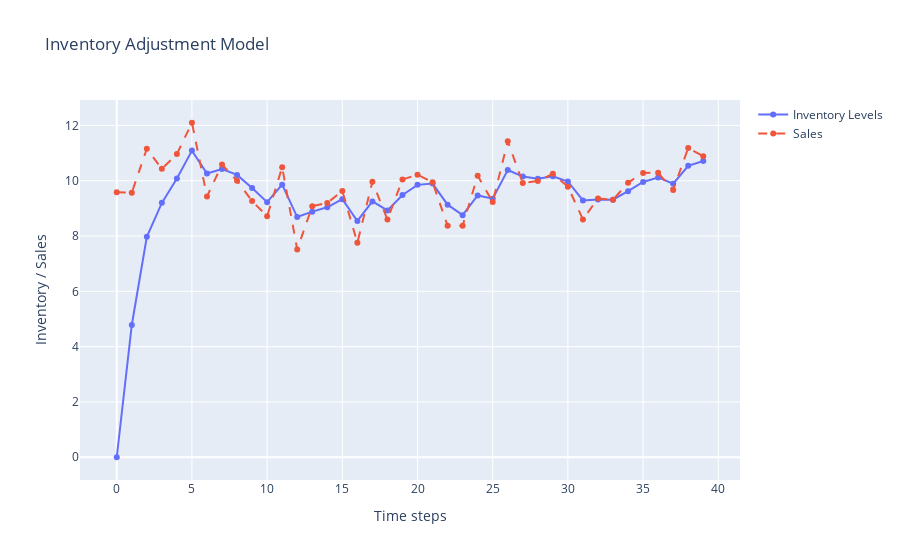

The cell this chart's notebook holds for it:
### Markdown cell above
## Economic Example: Inventory Adjustment Model

In economics, a first-order difference equation can be used to model inventory adjustment. The basic model is:

$$ I_t = I_{t-1} + a(S_t - I_{t-1}) $$

Where:
- $I_t$ is the inventory level at time $t$.
- $S_t$ is the sales at time $t$.
- $a$ is a constant representing the adjustment speed (0 < a < 1).

### Code cell
# Parameters for the inventory adjustment model
a = 0.5
sales = np.random.normal(10, 1, 40)  # Simulated sales data
inventory = np.zeros(40)  # Starting inventory

# Compute the inventory levels over time
for t in range(1, 40):
    inventory[t] = inventory[t-1] + a * (sales[t] - inventory[t-1])

# Plot the inventory levels over time
fig = go.Figure()

# Add trace for inventory levels
fig.add_trace(go.Scatter(x=np.arange(40), y=inventory, mode='lines+markers', name='Inventory Levels'))

# Add trace for sales data
fig.add_trace(go.Scatter(x=np.arange(40), y=sales, mode='lines+markers', name='Sales', line=dict(dash='dash')))

# Update layout
fig.update_layout(
    title='Inventory Adjustment Model',
    xaxis_title='Time steps',
    yaxis_title='Inventory / Sales',
    showlegend=True
)

fig.show()

### Figure 1 — Plotly figure (JSON) as saved in the notebook; plotly's stock layout.template omitted (floating-point values rounded to 4 significant figures)
{"data": [{"mode": "lines+markers", "name": "Inventory Levels", "type": "scatter", "x": [0, 1, 2, 3, 4, 5, 6, 7, 8, 9, 10, 11, 12, 13, 14, 15, 16, 17, 18, 19, 20, 21, 22, 23, 24, 25, 26, 27, 28, 29, 30, 31, 32, 33, 34, 35, 36, 37, 38, 39], "y": [0, 4.783, 7.97, 9.2, 10.08, 11.09, 10.26, 10.42, 10.21, 9.737, 9.225, 9.858, 8.686, 8.882, 9.038, 9.333, 8.544, 9.253, 8.926, 9.485, 9.851, 9.896, 9.133, 8.754, 9.467, 9.349, 10.39, 10.15, 10.07, 10.16, 9.972, 9.287, 9.324, 9.316, 9.623, 9.953, 10.12, 9.892, 10.54, 10.71]}, {"line": {"dash": "dash"}, "mode": "lines+markers", "name": "Sales", "type": "scatter", "x": [0, 1, 2, 3, 4, 5, 6, 7, 8, 9, 10, 11, 12, 13, 14, 15, 16, 17, 18, 19, 20, 21, 22, 23, 24, 25, 26, 27, 28, 29, 30, 31, 32, 33, 34, 35, 36, 37, 38, 39], "y": [9.581, 9.565, 11.16, 10.43, 10.96, 12.1, 9.43, 10.59, 9.996, 9.264, 8.714, 10.49, 7.514, 9.078, 9.195, 9.629, 7.755, 9.962, 8.598, 10.04, 10.22, 9.942, 8.37, 8.374, 10.18, 9.231, 11.42, 9.921, 9.99, 10.25, 9.783, 8.601, 9.361, 9.308, 9.929, 10.28, 10.28, 9.666, 11.19, 10.89]}], "layout": {"showlegend": true, "title": {"text": "Inventory Adjustment Model"}, "xaxis": {"title": {"text": "Time steps"}}, "yaxis": {"title": {"text": "Inventory / Sales"}}}}
